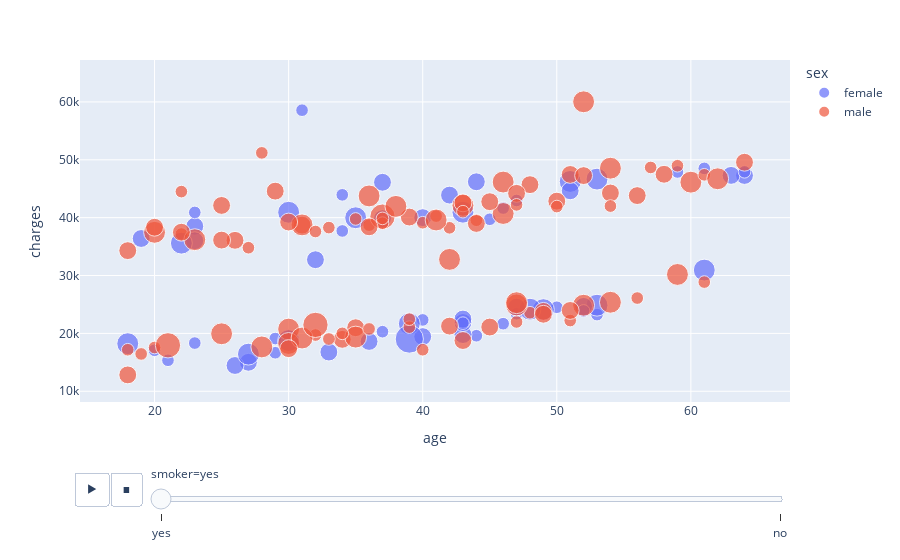

Notebook code for this chart:
### Markdown cell above
## Plotly

### Code cell
# interactive Graph

px.scatter(df, x="age", y="charges",
          color="sex", animation_frame="smoker", size="children")

### Figure 1 — Plotly figure (JSON) as saved in the notebook; plotly's stock layout.template omitted (floating-point values rounded to 4 significant figures; data arrays with more than 128 entries replaced by an {"elided": "..."} marker saying what was removed)
{"data": [{"hovertemplate": "sex=female<br>smoker=yes<br>age=%{x}<br>charges=%{y}<br>children=%{marker.size}<extra></extra>", "legendgroup": "female", "marker": {"color": "#636efa", "size": [0, 0, 1, 1, 0, 0, 2, 0, 2, 3, 1, 0, 2, 0, 0, 0, 0, 0, 2, 2, 0, 2, 1, 1, 1, 3, 0, 1, 1, 0, 0, 3, 2, 1, 2, 2, 0, 0, 1, 0, 0, 0, 3, 1, 1, 1, 0, 0, 1, 0, 0, 2, 0, 2, 2, 0, 3, 1, 0, 0, 0, 0, 1, 0, 1, 0, 2, 0, 0, 0, 0, 3, 0, 2, 3, 0, 2, 0, 0, 0, 3, 3, 1, 0, 1, 0, 2, 5, 0, 2, 2, 3, 0, 3, 1, 0, 3, 2, 1, 1, 1, 0, 3, 1, 1, 0, 0, 2, 0, 0, 0, 2, 3, 2, 0], "sizemode": "area", "sizeref": 0.0125, "symbol": "circle"}, "mode": "markers", "name": "female", "orientation": "v", "showlegend": true, "type": "scatter", "x": [19, 62, 34, 53, 20, 27, 37, 57, 64, 61, 29, 19, 32, 42, 42, 18, 63, 27, 40, 23, 63, 63, 20, 40, 59, 53, 27, 64, 61, 19, 23, 39, 27, 44, 26, 36, 63, 33, 30, 44, 54, 43, 35, 31, 34, 21, 19, 59, 47, 19, 44, 52, 64, 40, 44, 51, 30, 29, 37, 37, 47, 19, 50, 18, 47, 33, 23, 57, 60, 37, 46, 49, 48, 37, 51, 64, 43, 32, 43, 24, 27, 22, 46, 55, 45, 35, 43, 39, 22, 51, 33, 48, 23, 53, 23, 19, 43, 43, 52, 23, 43, 19, 18, 37, 46, 20, 20, 47, 18, 29, 25, 19, 30, 42, 61], "xaxis": "x", "y": [16880.0, 27810.0, 37700.0, 23240.0, 14710.0, 16580.0, 39840.0, 43580.0, 47290.0, 30940.0, 19110.0, 17080.0, 32730.0, 19960.0, 21350.0, 36150.0, 48820.0, 37130.0, 19440.0, 38510.0, 29520.0, 47310.0, 17090.0, 22330.0, 47900.0, 24870.0, 34840.0, 47930.0, 48520.0, 13840.0, 18030.0, 21660.0, 15010.0, 19590.0, 14460.0, 18610.0, 28950.0, 37080.0, 19520.0, 48890.0, 63770.0, 45860.0, 39980.0, 58570.0, 43940.0, 15360.0, 17470.0, 25680.0, 42970.0, 34440.0, 42980.0, 24670.0, 27040.0, 40000.0, 46200.0, 44400.0, 40930.0, 16660.0, 40420.0, 19540.0, 23070.0, 17750.0, 24520.0, 38790.0, 23400.0, 55140.0, 36020.0, 27530.0, 45010.0, 37270.0, 42110.0, 24110.0, 40970.0, 46110.0, 46260.0, 29330.0, 19800.0, 17500.0, 21770.0, 14570.0, 16420.0, 35600.0, 21680.0, 44420.0, 39730.0, 20230.0, 21880.0, 19020.0, 33910.0, 44640.0, 16780.0, 24180.0, 34170.0, 46660.0, 40900.0, 36900.0, 40940.0, 22480.0, 23890.0, 18330.0, 21770.0, 33310.0, 18220.0, 20300.0, 41660.0, 26130.0, 20170.0, 24540.0, 14280.0, 16120.0, 33900.0, 36400.0, 18770.0, 43900.0, 29140.0], "yaxis": "y"}, {"hovertemplate": "sex=male<br>smoker=yes<br>age=%{x}<br>charges=%{y}<br>children=%{marker.size}<extra></extra>", "legendgroup": "male", "marker": {"color": "#EF553B", "size": {"elided": "159 int values"}, "sizemode": "area", "sizeref": 0.0125, "symbol": "circle"}, "mode": "markers", "name": "male", "orientation": "v", "showlegend": true, "type": "scatter", "x": {"elided": "159 int values"}, "xaxis": "x", "y": {"elided": "159 float values"}, "yaxis": "y"}], "layout": {"legend": {"itemsizing": "constant", "title": {"text": "sex"}, "tracegroupgap": 0}, "margin": {"t": 60}, "sliders": [{"active": 0, "currentvalue": {"prefix": "smoker="}, "len": 0.9, "pad": {"b": 10, "t": 60}, "steps": [{"args": [["yes"], {"frame": {"duration": 0, "redraw": false}, "fromcurrent": true, "mode": "immediate", "transition": {"duration": 0, "easing": "linear"}}], "label": "yes", "method": "animate"}, {"args": [["no"], {"frame": {"duration": 0, "redraw": false}, "fromcurrent": true, "mode": "immediate", "transition": {"duration": 0, "easing": "linear"}}], "label": "no", "method": "animate"}], "x": 0.1, "xanchor": "left", "y": 0, "yanchor": "top"}], "updatemenus": [{"buttons": [{"args": [null, {"frame": {"duration": 500, "redraw": false}, "fromcurrent": true, "mode": "immediate", "transition": {"duration": 500, "easing": "linear"}}], "label": "&#9654;", "method": "animate"}, {"args": [[null], {"frame": {"duration": 0, "redraw": false}, "fromcurrent": true, "mode": "immediate", "transition": {"duration": 0, "easing": "linear"}}], "label": "&#9724;", "method": "animate"}], "direction": "left", "pad": {"r": 10, "t": 70}, "showactive": false, "type": "buttons", "x": 0.1, "xanchor": "right", "y": 0, "yanchor": "top"}], "xaxis": {"anchor": "y", "domain": [0, 1], "title": {"text": "age"}}, "yaxis": {"anchor": "x", "domain": [0, 1], "title": {"text": "charges"}}}}
